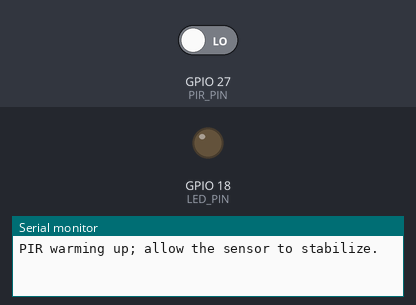
Bench run of a sketch on a simulated ESP32. Shown: output pins drawn as LEDs (lit = HIGH), the last lines printed to the serial monitor. Inputs (shaded band) come from the test bench; at power-on: GPIO 27 (PIR_PIN) LOW.

Above: at 1.2 s.
1.3 s: GPIO 27 (PIR_PIN) driven HIGH
At 2.5 s:
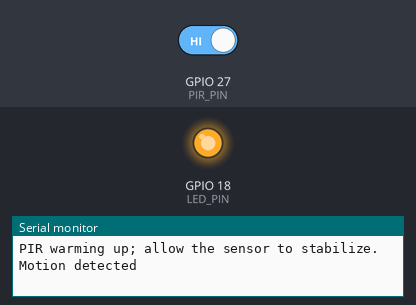
2.8 s: GPIO 27 (PIR_PIN) driven LOW
At 3.9 s:
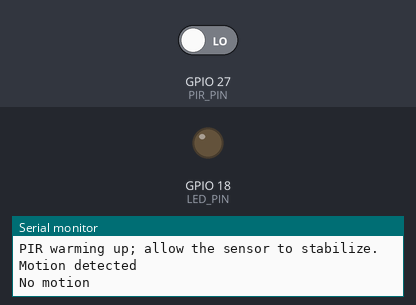
Timing chart, 0 to 5.8 s (numbered marks = the images above; inputs shaded):
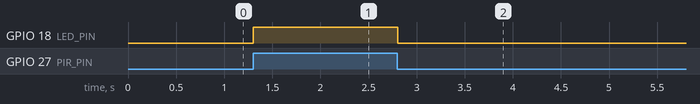

The sketch:

day_25_pir_motion_sensor.ino
```cpp
// Day 25: PIR motion sensor.
// PIR OUT -> GPIO 27; PIR VCC/GND according to module rating.
// LED GPIO 18 through a 220-330 ohm resistor to GND.
const int PIR_PIN = 27;
const int LED_PIN = 18;
int lastMotion = LOW;
void setup() {
  Serial.begin(115200);
  pinMode(PIR_PIN, INPUT);
  pinMode(LED_PIN, OUTPUT);
  digitalWrite(LED_PIN, LOW);
  Serial.println("PIR warming up; allow the sensor to stabilize.");
}
void loop() {
  int motion = digitalRead(PIR_PIN);
  digitalWrite(LED_PIN, motion ? HIGH : LOW);
  if (motion != lastMotion) {
    Serial.println(motion ? "Motion detected" : "No motion");
    lastMotion = motion;
  }
  delay(50);
}
```

Measured:
- after the input at 1.3 s, GPIO 18 (LED_PIN): LOW → HIGH at once
- after the input at 2.8 s, GPIO 18 (LED_PIN): HIGH → LOW at once
